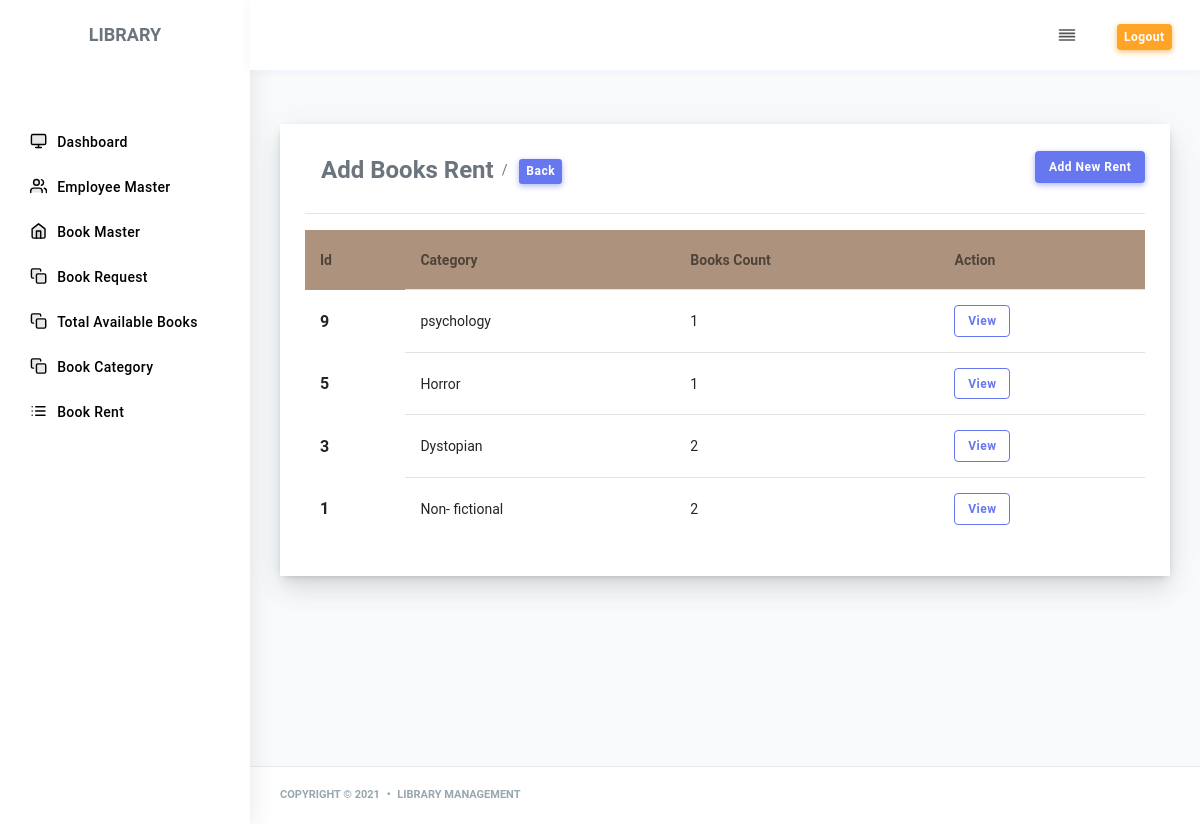
Screenshot of /book_count/ (signed in) with the database file from the repository.
### library_app/models.py (models this page shows)
class New_Category(models.Model):
   category=models.CharField(max_length=150, null=True, blank=True)

### library_app/views.py (the view)
# urls.py: path('book_count/',views.book_count,name ='book_count'),
@csrf_exempt
def book_count(request):
    session_id = request.session.get('user_id')
    print(session_id)
    obj = New_Category.objects.all().order_by("-id")
    list = []
    dict = {}
    for i in obj:
        dict["id"] = i.id
        dict["category"] = i.category
        if Book_Master.objects.filter(category=i.category).exists():
            count= Book_Master.objects.filter(category=i.category).count()
            dict["count"] = count
            list.append(dict)
            dict = {}
        else:
            pass
    print("list.....", list)
    if session_id:
        return render(request, 'book_count.html', {"list": list,})
    else:
        return redirect("/")

### library_app/templates/book_count.html (shortened to what this page needs)
{% include "header.html" %} Main Content
<div class="main-content">
  <section class="section">
    <div class="section-body">
      <div class="row">
        <div class="col-12">
          <div class="card">
            <div class="card-body">
              <div class="row">
                <div class="col-md-6">
                  <ul
                    class="breadcrumb breadcrumb-style"
                    style="margin-bottom: 0px"
                  >
                    <li class="breadcrumb-item">
                      <h4 class="page-title m-b-0">Add Books Rent</h4>
                    </li>
                    <li class="breadcrumb-item">
                      <a href="/dashboard/">
                        <button type="button" class="btn btn-primary btn-sm">
                          Back
                        </button></a
                      >
                    </li>
                  </ul>
                </div>
                <div class="col-md-6 pull-right" style="margin-top: 7px">
                  <a
                    href="/addbook/"
                    class="btn btn-icon btn-primary pull-right"
                  >
                    Add New Rent</a
                  >
                </div>
              </div>
              <hr />
              <div id="table_div">
                <div class="table-responsive">
                  <table class="table table-hover" id="view_table">
                    <thead>
                      <tr>
                        <th>Id</th>
                        <th>Category</th>
                        <th>Books Count</th>
                        <th>Action</th>
                      </tr>
                    </thead>
                    <tbody>
                      {% for k in list %}
                      <tr>
                        <th scope="row">{{k.id}}</th>
                        <td>{{k.category}}</td>
                        <td>{{k.count}}</td>
                        <td>
                          <a
                            class="btn btn-outline-primary"
                            href="/view_books/{{k.id}}"
                          >
                            View
                          </a>
                        </td>
                      </tr>
                      {% endfor %}
                    </tbody>
                  </table>
                </div>
              </div>
            </div>
          </div>
        </div>
      </div>
    </div>
  </section>
</div>
{% include "footer.html" %}

### library_app/templates/header.html (style rules this page uses)
td { font-size: 14px; }

### rows the page displays
New_Category: category "psychology"
New_Category: category "Horror"
New_Category: category "Dystopian"
New_Category: category "Non- fictional"

### other values shown
{{ k.id }} "9" "5" "3" "1"
{{ k.count }} "1" "1" "2" "2"
